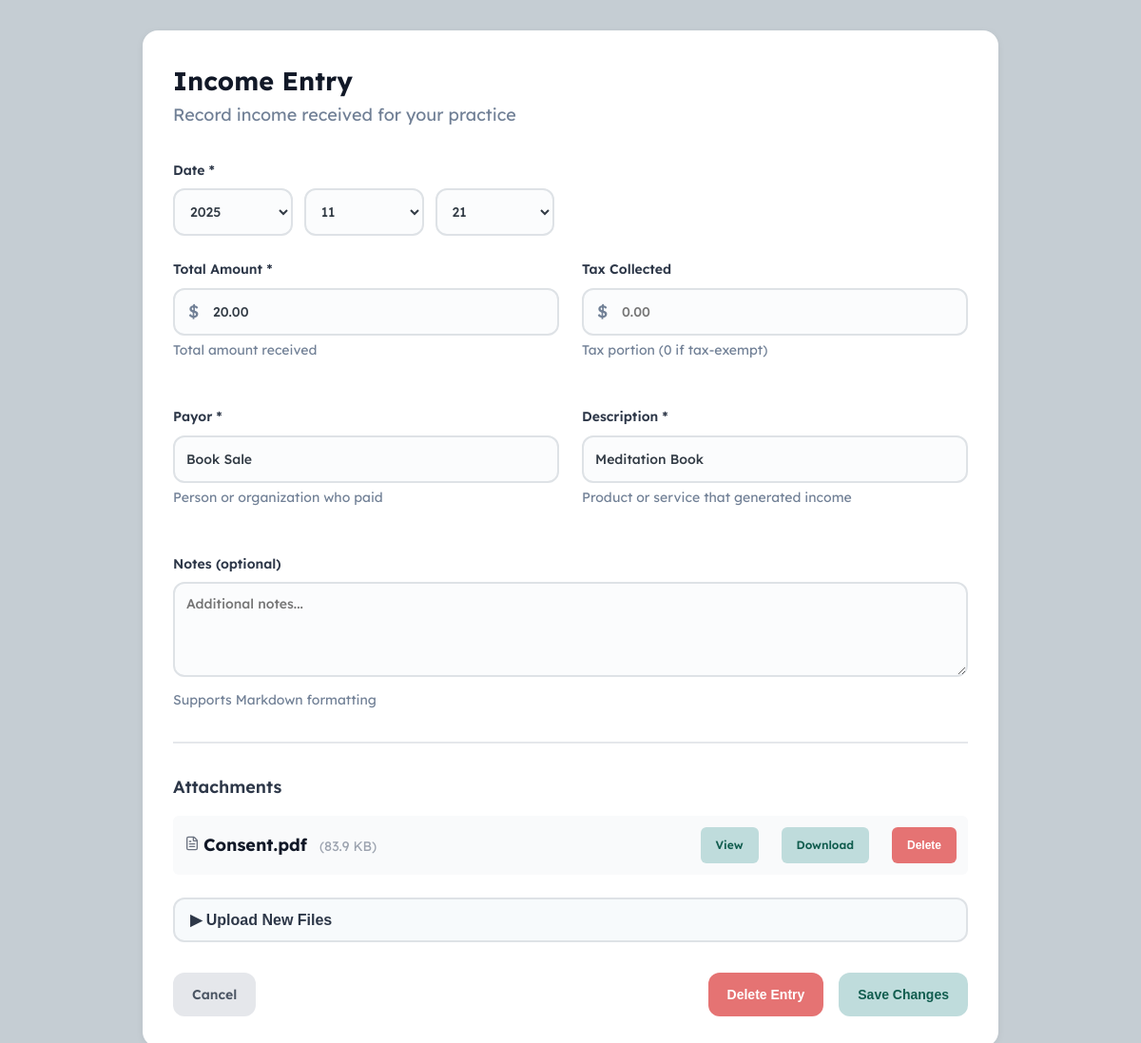
The app's page /ledger/income/4 with its own data.
### tables this page shows
CREATE TABLE settings (
                key TEXT PRIMARY KEY,
                value TEXT NOT NULL,
                modified_at INTEGER NOT NULL
            );

CREATE TABLE entries (
                id INTEGER PRIMARY KEY AUTOINCREMENT,
                client_id INTEGER,
                class TEXT NOT NULL,
                created_at INTEGER NOT NULL,
                modified_at INTEGER NOT NULL,
                
                -- Common fields
                description TEXT,
                content TEXT,
                
                -- Profile-specific fields
                email TEXT,
                phone TEXT,
                home_phone TEXT,
                work_phone TEXT,
                text_number TEXT,
                address TEXT,
                date_of_birth TEXT,
                preferred_contact TEXT,
                ok_to_leave_message TEXT,
                emergency_contact_name TEXT,
                emergency_contact_phone TEXT,
                emergency_contact_relationship TEXT,
                referral_source TEXT,
                additional_info TEXT,
                
                -- Profile fee fields (primary individual session fees)
                fee_override_base REAL,
                fee_override_tax_rate REAL,
                fee_override_total REAL,
                default_session_duration INTEGER,
                
                -- Profile guardian/billing fields
                is_minor INTEGER DEFAULT 0,
                guardian1_name TEXT,
                guardian1_email TEXT,
                guardian1_phone TEXT,
                guardian1_address TEXT,
                guardian1_pays_percent INTEGER DEFAULT 100,
                has_guardian2 INTEGER DEFAULT 0,
                guardian2_name TEXT,
                guardian2_email TEXT,
                guardian2_phone TEXT,
                guardian2_address TEXT,
                guardian2_pays_percent INTEGER DEFAULT 0,
                
                -- Session-specific fields
                modality TEXT,
                format TEXT,
                session_number INTEGER,
                service TEXT,
                session_date INTEGER,
                session_time TEXT,
                duration INTEGER,
                base_fee REAL,
                tax_rate REAL,
                fee REAL,
                is_consultation INTEGER DEFAULT 0,
                is_pro_bono INTEGER DEFAULT 0,
                mood TEXT,
                affect TEXT,
                risk_assessment TEXT,
                
                -- Communication-specific fields
                comm_recipient TEXT,
                comm_type TEXT,
                comm_date INTEGER,
                comm_time TEXT,
                
                -- Absence-specific fields
                absence_date INTEGER,
                absence_time TEXT,
                
                -- Item-specific fields
                item_date INTEGER,
                item_time TEXT,
                base_price REAL,
                
                -- Upload-specific fields
                upload_date INTEGER,
                upload_time TEXT,
                
                 -- Ledger-specific fields (Income/Expense entries)
                ledger_date INTEGER,
                ledger_type TEXT,
                source TEXT,
                payee_id INTEGER,
                category_id INTEGER,
                base_amount REAL,
                tax_amount REAL,
                total_amount REAL,
                statement_id INTEGER,
                
                -- Statement-specific fields
                statement_total REAL,
                payment_status TEXT,
                payment_notes TEXT,
                date_sent INTEGER,
                date_paid INTEGER,
                is_void INTEGER DEFAULT 0,
                
                -- Edit tracking
                edit_history TEXT,
                locked INTEGER DEFAULT 0,
                locked_at INTEGER,
                
                FOREIGN KEY (client_id) REFERENCES clients(id)
            );

CREATE TABLE attachments (
                id INTEGER PRIMARY KEY AUTOINCREMENT,
                entry_id INTEGER NOT NULL,
                filename TEXT NOT NULL,
                description TEXT,
                filepath TEXT NOT NULL,
                filesize INTEGER,
                uploaded_at INTEGER NOT NULL,
                FOREIGN KEY (entry_id) REFERENCES entries(id)
            );

### web/blueprints/ledger.py (the view, shortened to what this page needs)
@ledger_bp.route('/ledger/income/<int:entry_id>', methods=['GET', 'POST'])
def edit_income(entry_id):
    income = db.get_entry(entry_id)
    if not income or income['ledger_type'] != 'income':
        return "Income entry not found", 404
    income_year = None
    income_month = None
    income_day = None
    if income.get('ledger_date'):
        income_dt = datetime.fromtimestamp(income['ledger_date'])
        income_year = income_dt.year
        income_month = income_dt.month
        income_day = income_dt.day
    attachments = db.get_attachments(entry_id)
    currency = db.get_setting('currency', '$')
    return render_template('entry_forms/income.html',
                         entry=income,
                         income_year=income_year,
                         income_month=income_month,
                         income_day=income_day,
                         attachments=attachments,
                         currency=currency,
                         is_edit=True)

### web/templates/entry_forms/income.html (shortened to what this page needs)
{% extends "base.html" %}
{% block extra_css %}
<link rel="stylesheet" href="{{ url_for('static', filename='css/income.css') }}">
{% endblock %}
{% block content %}
<div class="card" style="max-width: 900px; margin: 0 auto;">
    <div style="display: flex; justify-content: space-between; align-items: start; margin-bottom: 2rem;">
        <div>
            <h2>Income Entry</h2>
            <div style="color: #718096;">
                Record income received for your practice
            </div>
        </div>
    </div>
    <form method="POST" id="income-form" enctype="multipart/form-data">
        <div class="form-group">
            <label for="ledger_date">Date *</label>
            <div class="date-input-group">
                <select id="year" name="year" required>
                    {% for year in range(2025, 2019, -1) %}
                    <option value="{{ year }}"
                            {% if is_edit and income_year == year %}selected
                            {% elif not is_edit and today_year == year %}selected{% endif %}>
                        {{ year }}
                    </option>
                    {% endfor %}
                </select>
                <select id="month" name="month" required>
                    {% for month in range(1, 13) %}
                    <option value="{{ month }}"
                            {% if is_edit and income_month == month %}selected
                            {% elif not is_edit and today_month == month %}selected{% endif %}>
                        {{ '%02d'|format(month) }}
                    </option>
                    {% endfor %}
                </select>
                <select id="day" name="day" required>
                    {% for day in range(1, 32) %}
                    <option value="{{ day }}"
                            {% if is_edit and income_day == day %}selected
                            {% elif not is_edit and today_day == day %}selected{% endif %}>
                        {{ '%02d'|format(day) }}
                    </option>
                    {% endfor %}
                </select>
            </div>
        </div>
        <div style="display: grid; grid-template-columns: 1fr 1fr; gap: 1.5rem; margin-bottom: 1.5rem;">
            <div class="form-group">
                <label for="total_amount">Total Amount *</label>
                <div style="position: relative;">
                    <span style="position: absolute; left: 1rem; top: 50%; transform: translateY(-50%); color: #718096; font-weight: 500;">{{ currency|currency_symbol }}</span>
                    <input type="number"
                           id="total_amount"
                           name="total_amount"
                           value="{{ '%.2f'|format(entry.total_amount) if entry and entry.total_amount else '' }}"
                           step="0.01"
                           min="0"
                           placeholder="0.00"
                           style="padding-left: 2.5rem;"
                           required>
                </div>
                <div class="helper-text">Total amount received</div>
            </div>
            <div class="form-group">
                <label for="tax_amount">Tax Collected</label>
                <div style="position: relative;">
                    <span style="position: absolute; left: 1rem; top: 50%; transform: translateY(-50%); color: #718096; font-weight: 500;">{{ currency|currency_symbol }}</span>
                    <input type="number"
                           id="tax_amount"
                           name="tax_amount"
                           value="{{ '%.2f'|format(entry.tax_amount) if entry and entry.tax_amount else '' }}"
                           step="0.01"
                           min="0"
                           placeholder="0.00"
                           style="padding-left: 2.5rem;">
                </div>
                <div class="helper-text">Tax portion (0 if tax-exempt)</div>
            </div>
        </div>
        <div style="display: grid; grid-template-columns: 1fr 1fr; gap: 1.5rem; margin-bottom: 1.5rem;">
            <div class="form-group">
                <label for="source">Payor *</label>
                <input type="text"
                       id="source"
                       name="source"
                       value="{{ entry.source if entry else '' }}"
                       placeholder="e.g., 'Jane Smith (20240502-JS)'"
                       required>
                <div class="helper-text">Person or organization who paid</div>
            </div>
            <div class="form-group">
                <label for="description">Description *</label>
                <input type="text"
                       id="description"
                       name="description"
                       value="{{ entry.description if entry else '' }}"
                       placeholder="e.g., 'Session payment' or 'Workshop fee'"
                       required>
                <div class="helper-text">Product or service that generated income</div>
            </div>
        </div>
        <div class="form-group">
            <label for="content">Notes (optional)</label>
            <textarea id="content"
                      name="content"
                      placeholder="Additional notes...">{{ entry.content if entry else '' }}</textarea>
            <div class="helper-text">
                Supports Markdown formatting
            </div>
        </div>
        <div class="form-group" style="margin-top: 2rem; padding-top: 2rem; border-top: 2px solid #E5E7EB;">
            <label style="font-size: 1.125rem; margin-bottom: 1rem; display: block;">Attachments</label>
            {% if is_edit and attachments %}
            <div class="attachment-list" style="margin-bottom: 1.5rem;">
                {% for attachment in attachments %}
                <div class="attachment-item" style="display: flex; align-items: center; padding: 0.75rem; background: #F9FAFB; border-radius: 0.375rem; margin-bottom: 0.5rem;">
                    <span style="flex: 1;">
                        <i data-lucide="file-text" style="width: 16px; height: 16px; vertical-align: 0px; color: #6B7280; margin-right: 0.25rem;"></i><strong>{{ attachment.filename }}</strong>
                        <span style="color: #9CA3AF; font-size: 0.875rem; margin-left: 0.5rem;">({{ (attachment.filesize / 1024) | round(1) }} KB)</span>
                    </span>
                    <a href="{{ url_for('entries.view_attachment', attachment_id=attachment.id) }}"
                        target="_blank"
                        class="btn-small"
                        style="margin-right: 0.5rem;">View</a>
                    <a href="{{ url_for('entries.download_attachment', attachment_id=attachment.id) }}"
                       class="btn-small" style="margin-right: 0.5rem;">Download</a>
                    <button type="button"
                            class="btn-small btn-danger"
                            onclick="deleteAttachment({{ attachment.id }})">Delete</button>
                </div>
                {% endfor %}
            </div>
            {% endif %}
            <div style="margin-bottom: 1rem;">
                <button type="button"
                        class="upload-toggle-btn"
                        onclick="toggleUploadSection()">
                    <span id="upload-toggle-icon">▶</span>
                    <span>Upload New Files</span>
                </button>
            </div>
        </div>
    </form>
    <div style="display: flex; justify-content: space-between; align-items: center; margin-top: 2rem;">
        <a href="{{ url_for('ledger.ledger') }}" class="btn btn-secondary">Cancel</a>
        <div style="display: flex; gap: 1rem;">
            {% if is_edit %}
            <button type="button" onclick="confirmDeleteEntry()" class="btn btn-danger">Delete Entry</button>
            {% endif %}
            {% if is_edit %}
            <button type="submit" form="income-form" class="btn">Save Changes</button>
            {% else %}
            <button type="submit" form="income-form" class="btn">Save Income</button>
            {% endif %}
        </div>
    </div>
</div>
{% endblock %}

### records on screen
settings: value "$"
entries: total_amount "20.00", source "Book Sale", description "Meditation Book"
attachments: filename "Consent.pdf", (attachment.filesize/1024)|round(1) "83.9"

### other values on screen
form field year "2025"
form field month "11"
form field day "21"
